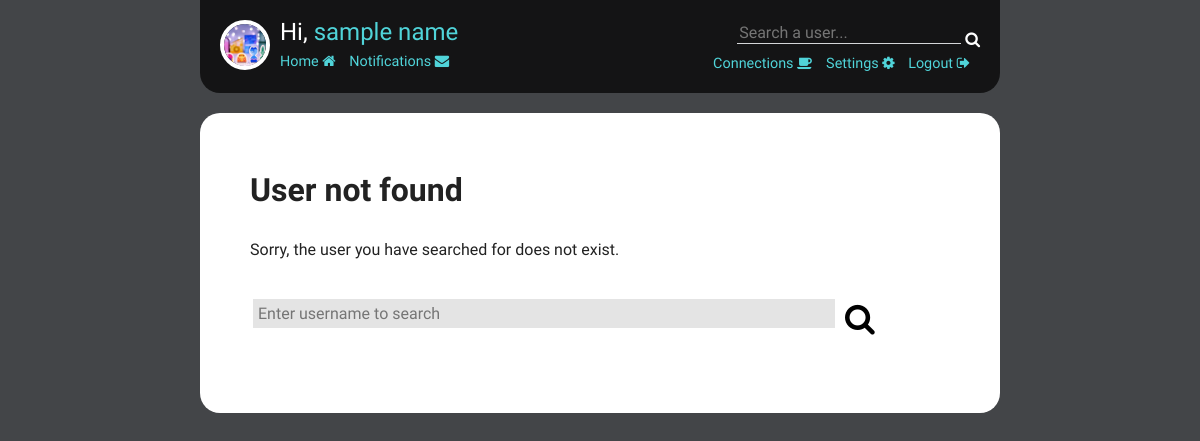
The page /user/search/ (signed in) on the database its author committed.
### user/models.py (models this page shows, shortened)
class User(models.Model):
    VIS_CHOICES=(
        (1, 'Public'),
        (0, 'Private'),
    )
    username = models.CharField(max_length=50)
    password = models.CharField(max_length=50)
    email = models.EmailField()
    displayname = models.CharField(max_length=50)
    description = models.CharField(max_length=200, blank=True)
    vis = models.PositiveSmallIntegerField(choices=VIS_CHOICES, default=1)
    profileImg = models.ImageField(upload_to='pic/', default = 'pic/default.jpg')
    bgImg = models.ImageField(upload_to='bg/', default = 'bg/default.jpg')  #change to imagefield?
    useBg = models.BooleanField()

### user/views.py (the view)
def searchuser(request):
    u = getLoggedInUser(request)
    notifNum = getUnreadNotifNum(request)
    try:
        searcheduser = User.objects.get(username__iexact=request.GET['user_name'])
    except (KeyError, User.DoesNotExist):
        template = loader.get_template('user/searchnotfound.html')
        return HttpResponse(template.render({'user': u, 'notifNum': notifNum,}, request))
    return search(request, searcheduser.id)

### user/views.py (called while the page is built)
def getLoggedInUser(request):
    uid = request.session.get('login_id')
    try:
        u = User.objects.get(id=uid)
    except (KeyError, User.DoesNotExist):
        return None
    return u

def getUnreadNotifNum(request):
    u = getLoggedInUser(request)
    if u:
        num = Notification.objects.filter(Q(fromuser=u.id) & Q(is_accepted=True) & Q(is_read=False) |  Q(touser=u.id) & Q(is_accepted=False) & Q(is_read=False)).count()
        return num

### user/templates/user/searchnotfound.html (shortened to what this page needs)
{% extends 'main/layout.html' %}
{% block content %}
<div class="realcontent">
  <h1>User not found</h1>
  Sorry, the user you have searched for does not exist.
  <br/><br/>
  <form action="{% url 'user:searchuser' %}" method="get" class="styledform">
    <table><tr><td><input type="text" name="user_name" placeholder="Enter username to search" /></td><td><button class="fa fa-search fa-2x submitbutton hvr-float" type="submit"></button></td></tr></table>
  </form>
</div>
{% endblock %}

### main/templates/main/layout.html (shortened to what this page needs)
{% extends 'main/base.html' %}
{% block header %}
{% if request.session.login_id %}
  <div class="header-leftbar">
    <img src="/media/{{ user.profileImg }}" class="profileImg">
    <span class="greeting">Hi, <a href="{% url 'user:index' %}">{{ user.displayname }}</a></span><br/>
    <span class="header-links">
    <a href="{% url 'main:index' %}" class="hvr-grow">Home <i class="fa fa-home" aria-hidden="true"></i></a>
    <a href="{% url 'user:notifications' %}" class="hvr-grow link-margin-left">Notifications <i class="fa fa-envelope" aria-hidden="true"></i> {% if notifNum != 0 %}{{ notifNum }}{% endif %}</a>
    </span>
  </div><div class="header-rightbar">
  <form action="{% url 'user:searchuser' %}" method="get">
    <input type="text" name="user_name" placeholder="Search a user..." />
    <button class="fa fa-search submitbutton white-search hvr-float" type="submit"></button>
  </form><span class="header-links">
  <a href="{% url 'user:connections' %}" class="hvr-grow link-margin-right">Connections <i class="fa fa-coffee" aria-hidden="true"></i></a>
  <a href="{% url 'user:settings' %}" class="hvr-grow link-margin-right">Settings <i class="fa fa-cog" aria-hidden="true"></i></a>
  <a href="{% url 'user:logout' %}" class="hvr-grow link-margin-right">Logout <i class="fa fa-sign-out" aria-hidden="true"></i></a>
</span>
  </div>
{% endif %}
{% endblock %}

### static/stylesheet.css (style rules this page uses)
*, *:after, *:before { -webkit-box-sizing: border-box; -moz-box-sizing: border-box; box-sizing: border-box; }
html, body { width:100%; height:100%; }
body { background-color:#434548; color: #222; line-height: 1.6; font-family: 'Oxygen', calibri, sans-serif; margin:0px; }
a { color: #50d4d9; text-decoration:none; border:none; }
.header-links { font-size:0.9em; }
.link-margin-right { margin-right:10px; }
.link-margin-left { margin-left:10px; }
.header-leftbar { padding:20px; }
.header-leftbar .profileImg { border: 4px solid #fff; border-radius:100%; vertical-align:text-top; margin-right:10px; height:50px; width:50px; float:left; }
.header-leftbar .greeting { font-size:1.5em; line-height:1em; font-family: 'Oswald', Georgia, serif; }
.header-rightbar { position:absolute; right:0px; top:0px; text-align:right; padding:20px; }
.header-rightbar form { margin-bottom:3px; }
.header-rightbar form input[type="text"] { color:#fff; font-size:1em; font-family: 'Oxygen', calibri, sans-serif; background-color:transparent; border:none; border-bottom:1px solid #d4d6d8; }
.realcontent { padding: 30px 50px; }
.realcontent h1 { font-family: 'Oswald', Georgia, serif; color: #222; }
#theform table, .styledform table { width:100%; }
#theform input:not([type="radio"]), .styledform input:not([type="radio"]) { width:100%; border:0px; background-color:#e4e4e4; padding:5px; font-family: 'Oxygen', calibri, sans-serif; }
.styledform input { padding:10px; font-size:1em; }
.submitbutton { margin-top:10px; background-color:transparent; border:0px; }
.white-search { padding:0px; color:#fff; }

### rows shown on the page
User: profileImg (picture), displayname "sample name"
